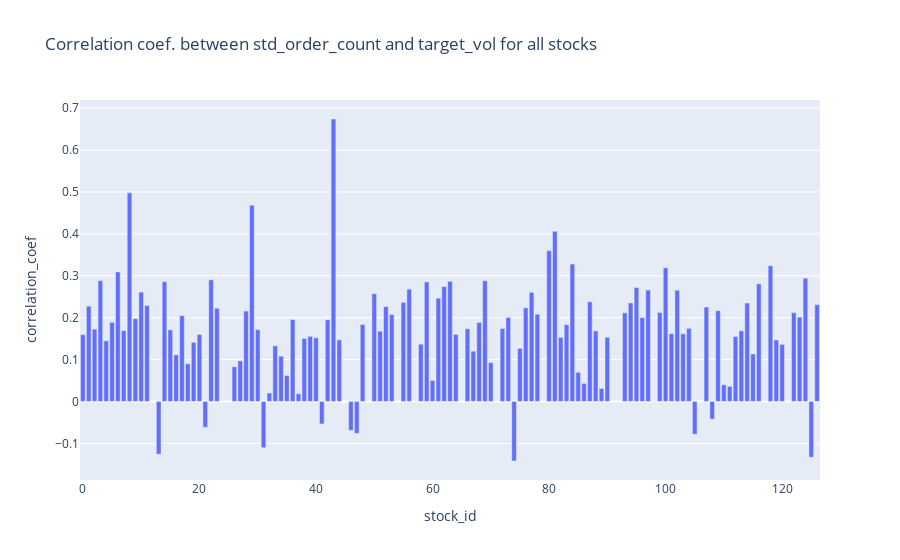
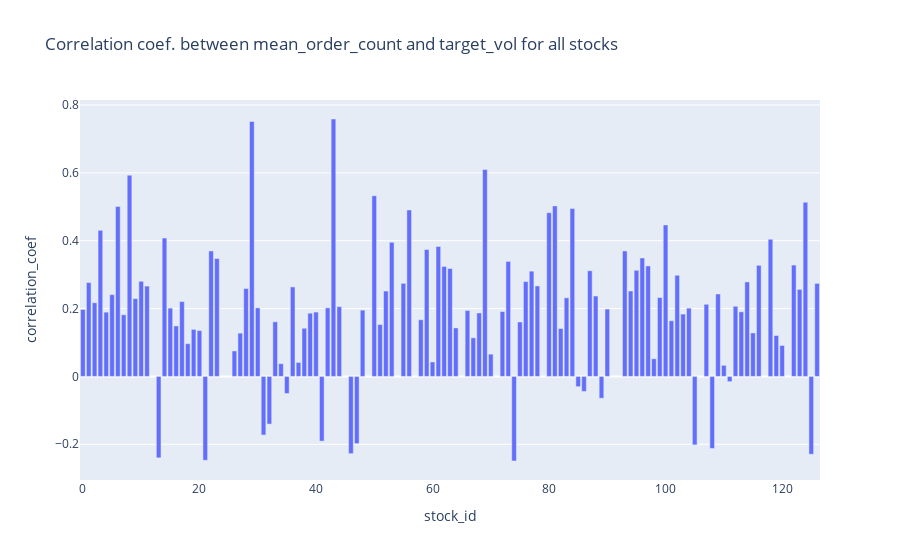

Source (notebook cell) for these figures, in order:
### Code cell
## plot all stocks correlation coefficiceints together
coef_df=pd.DataFrame({'stock_id':std_order_count_n_target_vol_corr_coef.keys(),'correlation_coef':std_order_count_n_target_vol_corr_coef.values()})
fig = px.bar(coef_df, x='stock_id',y='correlation_coef',title="Correlation coef. between " + str(std_order_count_n_target_vol_df.columns[0]) + " and " + str(std_order_count_n_target_vol_df.columns[1])+ " for all stocks")
fig.show()

## plot all stocks correlation coefficiceints together
coef_df=pd.DataFrame({'stock_id':mean_order_count_n_target_vol_corr_coef.keys(),'correlation_coef':mean_order_count_n_target_vol_corr_coef.values()})
fig1 =px.bar(coef_df, x='stock_id',y='correlation_coef',title="Correlation coef. between " + str(mean_order_count_n_target_vol_df.columns[0]) + " and " + str(mean_order_count_n_target_vol_df.columns[1])+ " for all stocks")
fig1.show()

### Figure 1 — Plotly figure (JSON) as saved in the notebook; plotly's stock layout.template omitted (floating-point values rounded to 4 significant figures)
{"data": [{"alignmentgroup": "True", "hovertemplate": "stock_id=%{x}<br>correlation_coef=%{y}<extra></extra>", "legendgroup": "", "marker": {"color": "#636efa", "pattern": {"shape": ""}}, "name": "", "offsetgroup": "", "orientation": "v", "showlegend": false, "textposition": "auto", "type": "bar", "x": [0, 1, 10, 100, 101, 102, 103, 104, 105, 107, 108, 109, 11, 110, 111, 112, 113, 114, 115, 116, 118, 119, 120, 122, 123, 124, 125, 126, 13, 14, 15, 16, 17, 18, 19, 2, 20, 21, 22, 23, 26, 27, 28, 29, 3, 30, 31, 32, 33, 34, 35, 36, 37, 38, 39, 4, 40, 41, 42, 43, 44, 46, 47, 48, 5, 50, 51, 52, 53, 55, 56, 58, 59, 6, 60, 61, 62, 63, 64, 66, 67, 68, 69, 7, 70, 72, 73, 74, 75, 76, 77, 78, 8, 80, 81, 82, 83, 84, 85, 86, 87, 88, 89, 9, 90, 93, 94, 95, 96, 97, 98, 99], "xaxis": "x", "y": [0.1596, 0.2273, 0.261, 0.3193, 0.1619, 0.2655, 0.1614, 0.1745, -0.07825, 0.2254, -0.04225, 0.2165, 0.229, 0.03981, 0.036, 0.155, 0.1686, 0.2349, 0.1132, 0.2805, 0.3238, 0.1466, 0.1361, 0.212, 0.2012, 0.2943, -0.1331, 0.2309, -0.126, 0.2859, 0.1708, 0.1111, 0.2046, 0.08974, 0.1411, 0.1725, 0.1599, -0.06187, 0.2902, 0.2226, 0.08269, 0.09682, 0.2157, 0.4684, 0.2884, 0.1715, -0.1105, 0.01996, 0.1329, 0.1081, 0.06201, 0.1953, 0.01842, 0.1501, 0.1554, 0.1447, 0.1519, -0.05373, 0.1947, 0.6741, 0.147, -0.06904, -0.07635, 0.1836, 0.1889, 0.2572, 0.1675, 0.2263, 0.2076, 0.2365, 0.2679, 0.1366, 0.2853, 0.3091, 0.04988, 0.2464, 0.2741, 0.2867, 0.16, 0.1735, 0.12, 0.1884, 0.2881, 0.1689, 0.0926, 0.174, 0.2004, -0.1422, 0.1266, 0.2233, 0.2605, 0.2082, 0.4978, 0.3595, 0.406, 0.1529, 0.183, 0.3277, 0.06965, 0.04315, 0.2377, 0.1684, 0.03094, 0.1978, 0.1532, 0.2114, 0.2351, 0.272, 0.2002, 0.2657, -0.0003813, 0.2123], "yaxis": "y"}], "layout": {"barmode": "relative", "legend": {"tracegroupgap": 0}, "title": {"text": "Correlation coef. between std_order_count and target_vol for all stocks"}, "xaxis": {"anchor": "y", "domain": [0, 1], "title": {"text": "stock_id"}}, "yaxis": {"anchor": "x", "domain": [0, 1], "title": {"text": "correlation_coef"}}}}

### Figure 2 — Plotly figure (JSON) as saved in the notebook; plotly's stock layout.template omitted (floating-point values rounded to 4 significant figures)
{"data": [{"alignmentgroup": "True", "hovertemplate": "stock_id=%{x}<br>correlation_coef=%{y}<extra></extra>", "legendgroup": "", "marker": {"color": "#636efa", "pattern": {"shape": ""}}, "name": "", "offsetgroup": "", "orientation": "v", "showlegend": false, "textposition": "auto", "type": "bar", "x": [0, 1, 10, 100, 101, 102, 103, 104, 105, 107, 108, 109, 11, 110, 111, 112, 113, 114, 115, 116, 118, 119, 120, 122, 123, 124, 125, 126, 13, 14, 15, 16, 17, 18, 19, 2, 20, 21, 22, 23, 26, 27, 28, 29, 3, 30, 31, 32, 33, 34, 35, 36, 37, 38, 39, 4, 40, 41, 42, 43, 44, 46, 47, 48, 5, 50, 51, 52, 53, 55, 56, 58, 59, 6, 60, 61, 62, 63, 64, 66, 67, 68, 69, 7, 70, 72, 73, 74, 75, 76, 77, 78, 8, 80, 81, 82, 83, 84, 85, 86, 87, 88, 89, 9, 90, 93, 94, 95, 96, 97, 98, 99], "xaxis": "x", "y": [0.1974, 0.2766, 0.2805, 0.4465, 0.1641, 0.2983, 0.1838, 0.2012, -0.2016, 0.2127, -0.2123, 0.243, 0.2663, 0.03278, -0.01533, 0.2069, 0.1905, 0.2786, 0.1282, 0.3274, 0.4045, 0.1206, 0.09126, 0.3283, 0.2565, 0.5135, -0.2293, 0.2742, -0.24, 0.4079, 0.2014, 0.1489, 0.2206, 0.09652, 0.1387, 0.2171, 0.1351, -0.2471, 0.3699, 0.3475, 0.07509, 0.1275, 0.2591, 0.7514, 0.4305, 0.2021, -0.1726, -0.1405, 0.1611, 0.03761, -0.05034, 0.2638, 0.04121, 0.142, 0.1864, 0.1894, 0.1897, -0.1906, 0.2021, 0.7588, 0.2057, -0.2276, -0.1981, 0.1955, 0.2411, 0.5325, 0.1529, 0.2517, 0.3955, 0.2744, 0.4906, 0.1671, 0.3741, 0.5009, 0.04267, 0.3832, 0.3242, 0.318, 0.143, 0.1943, 0.1138, 0.1871, 0.61, 0.1817, 0.06563, 0.1914, 0.339, -0.2493, 0.1605, 0.2795, 0.3103, 0.2667, 0.5932, 0.4825, 0.5027, 0.1412, 0.2318, 0.4948, -0.03017, -0.04421, 0.3115, 0.237, -0.06433, 0.2293, 0.1986, 0.3698, 0.2518, 0.3128, 0.3491, 0.3257, 0.05206, 0.2324], "yaxis": "y"}], "layout": {"barmode": "relative", "legend": {"tracegroupgap": 0}, "title": {"text": "Correlation coef. between mean_order_count and target_vol for all stocks"}, "xaxis": {"anchor": "y", "domain": [0, 1], "title": {"text": "stock_id"}}, "yaxis": {"anchor": "x", "domain": [0, 1], "title": {"text": "correlation_coef"}}}}
